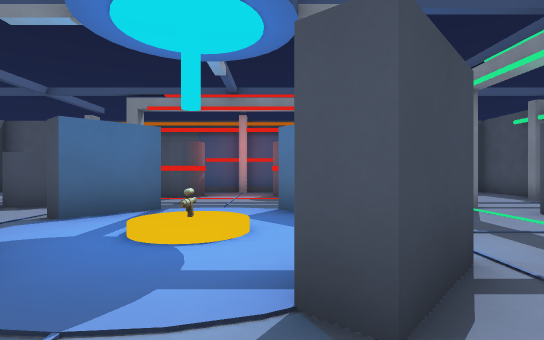
[1] (above)

17 first-person views from a walk through a 3-D level made in the Godot game engine. The camera is 1.2 m above the floor, looks level and sees 80° across. The floor is counted in squares, 1.55 m on a side. Each view is taken from the middle of a square. On the plan, view 1 faces up. The plan holds only what a view shows up to about 11 squares ahead; the rest is blank. The place goes on beyond the plan. Surface patterns are stand-ins for the level's own textures.

[2]
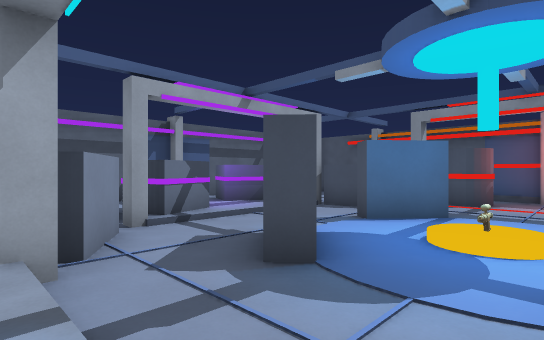

[3]
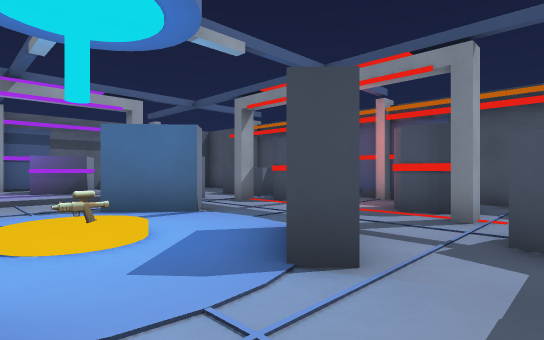

[4]
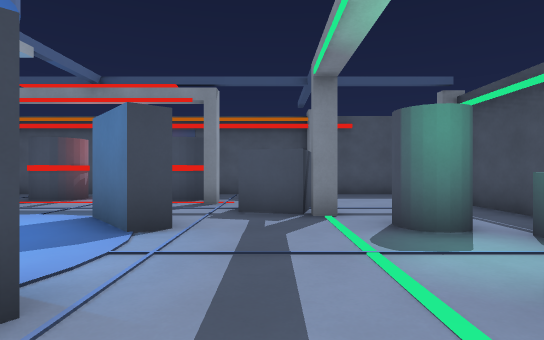

[5]
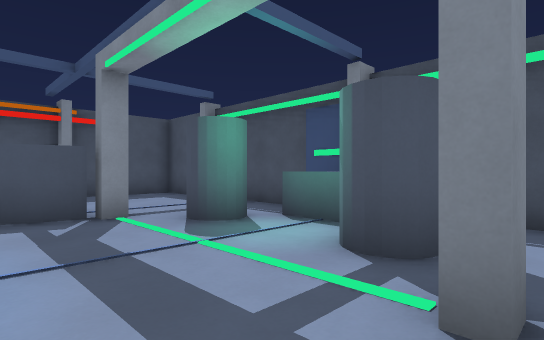

[6]
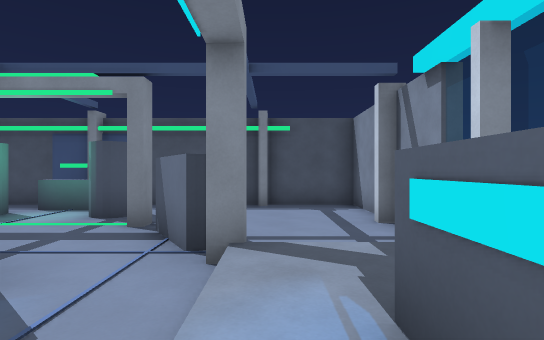

[7]
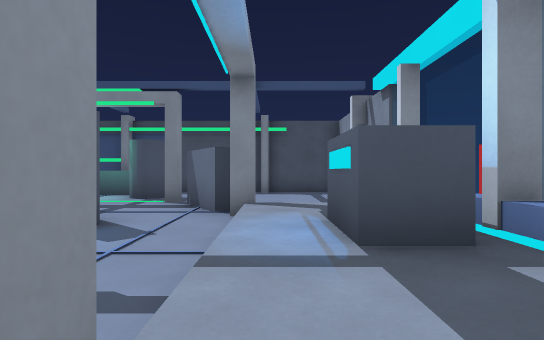

[8]
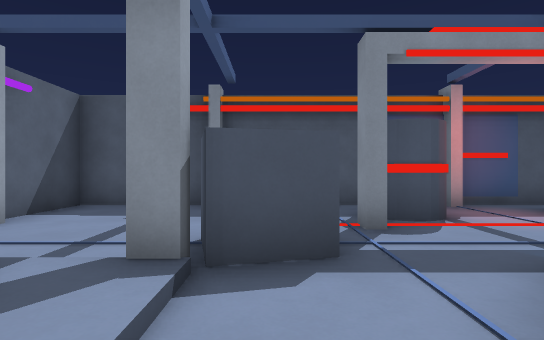

[9]
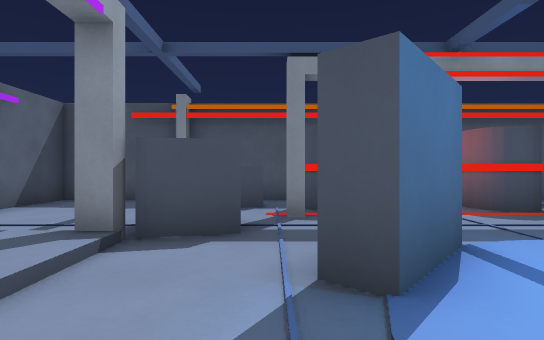

[10]
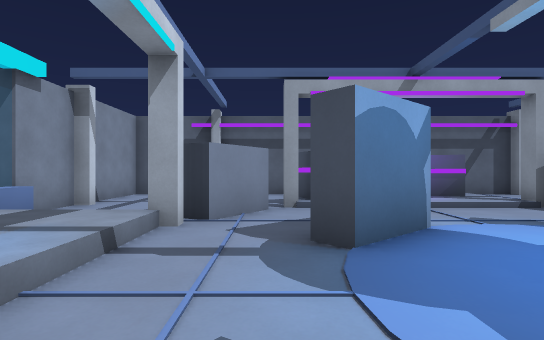

[11]
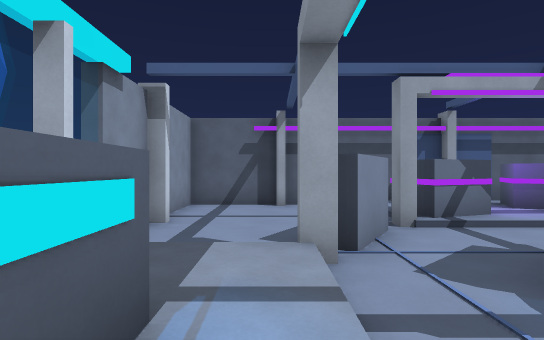

[12]
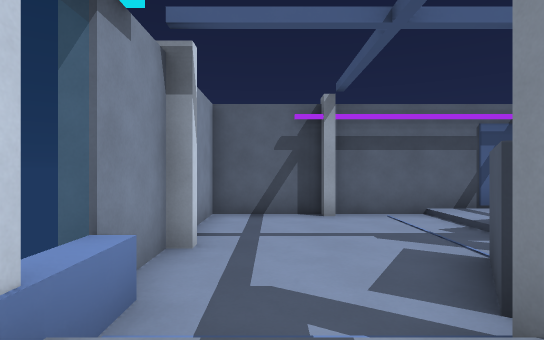

[13]
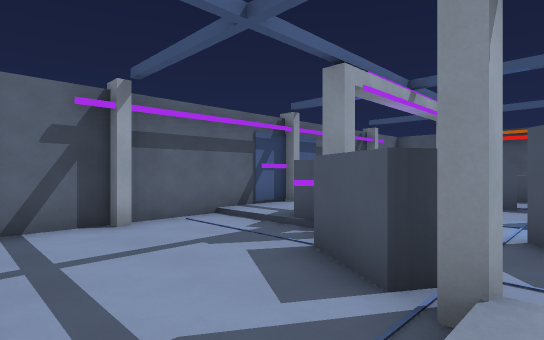

[14]
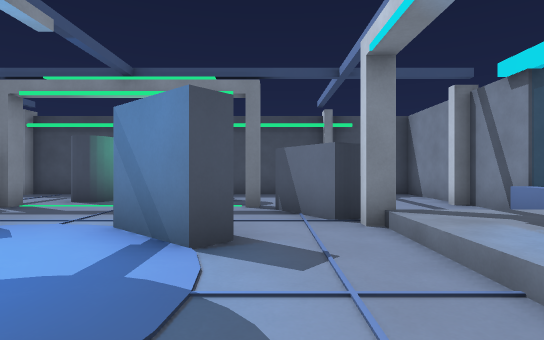

[15]
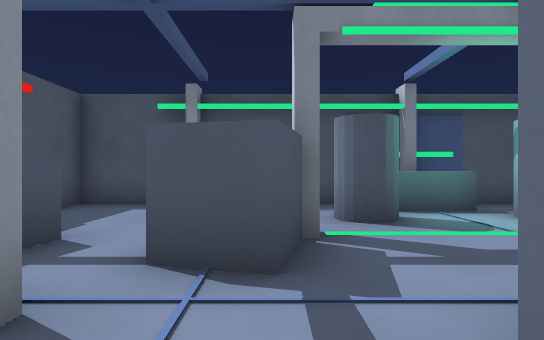

[16]
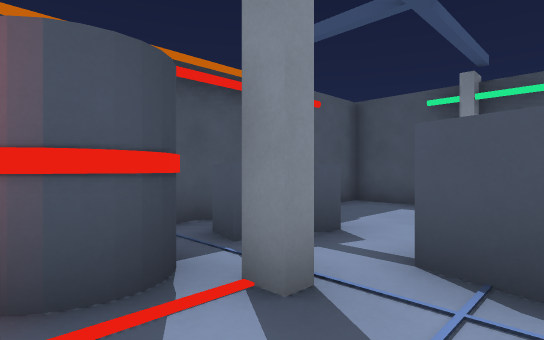

[17]
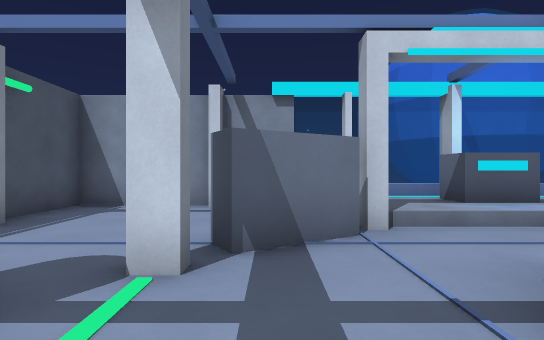

### Floor plan
Key: @ floor where view 1 was taken; # wall or solid block; x gap in a wall; . main floor; : floor 0.25 m higher than the main floor; / step, stairs or slope; ^ raised ledge; C crate; G gun.
Columns run from 10 left of view 1 to 8 right of it. Each row starts with its distance up from view 1.
 12 ###################
 11 #... .............#
 10 #....^x#...#x^....#
  9 #......#...#......#
  8 #....C.......C....#
  7 # ..CC.......CC...#
  6 # #::..#...#..##..#
  5 #:##:..#...#......#
  4 #::::....G......^##
  3 #::#:..#...#...#..#
  2 #::##..#...#......#
  1 #...##........#...#
  0 #....##...@.###...#
 -1 #......::::: .....#
 -2 #......::^:: .....#
 -3 #.....^//x//^.....#
 -4 ######   #   ######

Where each view was taken, in squares from view 1:
view 1: 0 up, 0 right, facing up
view 2: 1 down, 0 right, facing up-left
view 3: 3 up, 3 right, facing up-left
view 4: 1 up, 3 right, facing up
view 5: 1 up, 2 right, facing up-right
view 6: 1 down, 2 left, facing right
view 7: 1 down, 4 left, facing right
view 8: 4 up, 5 left, facing up
view 9: 3 up, 4 left, facing up
view 10: 1 up, 1 right, facing left
view 11: 1 down, 0 right, facing left
view 12: 2 down, 2 left, facing left
view 13: 3 down, 3 left, facing up-left
view 14: 1 up, 3 left, facing right
view 15: 7 up, 0 right, facing right
view 16: 7 up, 0 right, facing up-right
view 17: 4 up, 3 right, facing down
